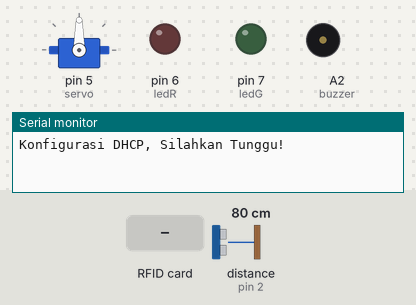
Recording of a sketch running on a simulated Arduino Uno, built for the host (arithmetic inside an expression is 32-bit, double 64-bit). Parts: servo, output pins drawn as LEDs (lit = HIGH), buzzer (waves = sounding, pin HIGH), the last lines printed to the serial monitor. The inputs (shaded band) are chosen by the test bench; at power-on: distance to the obstacle (sensor on pin 2) 80 cm. The echo pulse lasts 58.3 µs per cm; WiFi joins after 1.5 s; servers stay silent unless stated; uploads are accepted with an empty reply.

Above: at 0.1 s.
At 3.9 s:
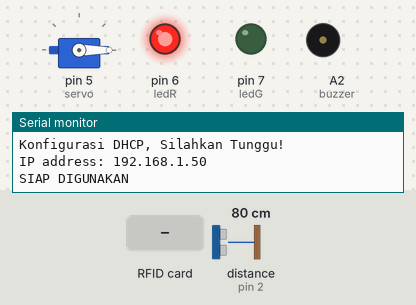
4.0 s: RFID card 5E 7A 19 C4 held to the reader
At 6.3 s:
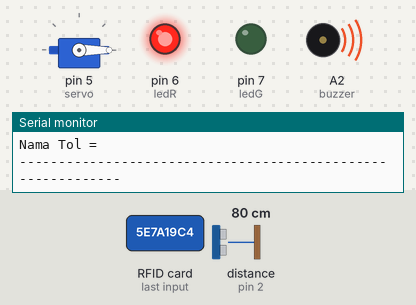
Timing chart, 0 to 8.1 s (numbered marks = the images above; inputs shaded):
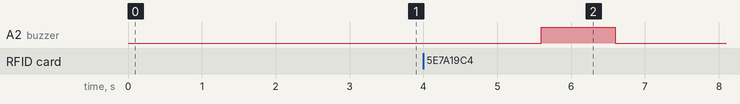

Measured:
- after the input at 4.0 s, A2 (buzzer): LOW → HIGH after 1.6 s, → LOW 1.0 s later

The sketch:

ARDUINO_ETHERNET_CLIENT_HTTP.ino
```cpp
#include <SPI.h>
#include <Ethernet.h>
#include <ArduinoJson.h> //6.17.3
#include <SPI.h>
#include <MFRC522.h>
#include <Servo.h>
#include <NewPing.h>

// replace the MAC address below by the MAC address printed on a sticker on the Arduino Shield 2
byte mac[] = { 0xDE, 0xAD, 0xBE, 0xEF, 0xFE, 0xED };
//IPAddress ip(192, 168, 0, 102);

EthernetClient client;

int    HTTP_PORT   = 80;
String HTTP_METHOD = "GET";
char   HOST_NAME[] = "192.168.148.63"; // change to your PC's IP address
String PATH_NAME   = "/Project/data-api.php";
String getData;

String uidString;
int triger=3;
int echo=2;
int batas=400;
int buzzer=A2;
int servo=5;
int ledR=6;
int ledG=7;
int kunci=0;


#define SS_PIN 9
#define RST_PIN 8
MFRC522 mfrc522(SS_PIN,RST_PIN);
Servo myservo;
NewPing cm(triger,echo,batas);


void setup() {
  Serial.begin(115200);
  SPI.begin();
  mfrc522.PCD_Init();
  myservo.attach(servo);
  pinMode(buzzer,OUTPUT);
  pinMode(ledR,OUTPUT);
  pinMode(ledG,OUTPUT);
   //START IP DHCP
  Serial.println("Konfigurasi DHCP, Silahkan Tunggu!");
  if (Ethernet.begin(mac) == 0) {
    Serial.println("DHCP Gagal!");
    if (Ethernet.hardwareStatus() == EthernetNoHardware) {
      Serial.println("Ethernet Tidak tereteksi :(");
    } else if (Ethernet.linkStatus() == LinkOFF) {
      Serial.println("Hubungkan kabel Ethernet!");
    }
    while (true) {delay(1);}
  }
  // initialize the Ethernet Settin  Ethernet.begin(mac, ip);
  Serial.print("IP address: ");
  Serial.println(Ethernet.localIP());
  client.connect(HOST_NAME, HTTP_PORT);
  Serial.println("SIAP DIGUNAKAN");
  digitalWrite(ledR,HIGH);
  delay(1000);
  digitalWrite(ledG,LOW);
  //Show UID on serial monitor
  myservo.write(0);
}

void loop() {
    int bacaJarak = cm.ping_cm();
    delay(500);

   if(kunci==0){
   if ( ! mfrc522.PICC_IsNewCardPresent()) {return;}
  // Select one of the cards
  if ( ! mfrc522.PICC_ReadCardSerial()) {return;}


  Serial.print("UID tag :");
  String uidString;
  byte letter;
  for (byte i = 0; i < mfrc522.uid.size; i++)
  {
     uidString.concat(String(mfrc522.uid.uidByte[i] < 0x10 ? "" : ""));
     uidString.concat(String(mfrc522.uid.uidByte[i], HEX));
  }
  Serial.print("Message : ");
  uidString.toUpperCase();
  Serial.println(uidString);

// make a HTTP request:
    // send HTTP header
    client.connect(HOST_NAME, HTTP_PORT);
    client.println(HTTP_METHOD + " " + PATH_NAME +
                   "?rfid=" + String(uidString) +
                   "&nama_tol=Jagorawi" +
//                   "&sensor1=" + String(sensor1) +
//                   "&sensor2=" + String(sensor2) +
                   " HTTP/1.1");
    client.println("Host: " + String(HOST_NAME));
    client.println("Connection: close");
    client.println(); // end HTTP header

    while(client.connected()) {
      if(client.available()){
        char endOfHeaders[] = "\r\n\r\n";
        client.find(endOfHeaders);
        getData = client.readString();
        getData.trim();
        Serial.println(getData);

        //AMBIL DATA JSON
        const size_t capacity = JSON_OBJECT_SIZE(5) + 80; //cari dulu nilainya pakai Arduino Json 5 Asisten
        DynamicJsonDocument doc(capacity);
        //StaticJsonDocument<192> doc;
        DeserializationError error = deserializeJson(doc, getData);
//
        const char* rfid_dibaca         = doc["rfid"];
        const char* nama_dibaca         = doc["nama"];
        const char* saldo_dibaca        = doc["saldo"];
        const char* namatol_dibaca      = doc["nama_tol"];
        const char* ceksaldo_dibaca     = doc["ceksaldo"];

//
       //POST TO SERIAL
//       Serial.print("ID       = ");Serial.println(id_dibaca);
//       Serial.print("RFID     = ");Serial.println(rfid_dibaca);
//       Serial.print("NAMA     = ");Serial.println(nama_dibaca);
//       Serial.print("ALAMAT   = ");Serial.println(alamat_dibaca);
//       Serial.print("TELEPON  = ");Serial.println(telepon_dibaca);
//       Serial.print("TANGGAL  = ");Serial.println(tanggal_dibaca);
//       Serial.print("SALDO    = ");Serial.println(saldo_dibaca);
//       Serial.print("NAMA TOL = ");Serial.println(namatol_dibaca);
//       Serial.print("CEK SALDO= ");Serial.println(ceksaldo_dibaca);
//       Serial.println();

        if(String(nama_dibaca)!="tidakterdaftar" && String(ceksaldo_dibaca)=="cukup"){
              Serial.println("------------------------------------------------------------");
              buzzeroke();
              myservo.write(90);
              digitalWrite(ledR,LOW);
              digitalWrite(ledG,HIGH);
              Serial.println("PALANG DIBUKA!");
              Serial.println("------------------------------------------------------------");
              Serial.println("Selamat Jalan, Selamat Sampai Tujuan!");
              Serial.print("RFID     = ");Serial.println(rfid_dibaca);
              Serial.print("Nama     = ");Serial.println(nama_dibaca);
              Serial.print("Saldo    = ");Serial.println(saldo_dibaca);
              Serial.print("Nama Tol = ");Serial.println(namatol_dibaca);
              Serial.println("------------------------------------------------------------");
              kunci=1;
           }else if(String(nama_dibaca)!="tidakterdaftar" && String(ceksaldo_dibaca)=="kurang"){
              Serial.println("------------------------------------------------------------");
              digitalWrite(ledR,HIGH);
              digitalWrite(ledG,LOW);
              Serial.println("Mohon Maaf Saldo Anda kurang, Segera Melakukan Top Up!");
              Serial.print("RFID     = ");Serial.println(rfid_dibaca);
              Serial.print("Nama     = ");Serial.println(nama_dibaca);
              Serial.print("Saldo    = ");Serial.println(saldo_dibaca);
              Serial.print("Nama Tol = ");Serial.println(namatol_dibaca);
              Serial.println("------------------------------------------------------------");
              buzzergagal();
           }else{
              kunci=0;
              Serial.println("------------------------------------------------------------");
              Serial.println("Mohon Maaf Kartu Anda Tidak Terdaftar!");
              Serial.print("RFID = "); Serial.println(rfid_dibaca);
              Serial.print("Nama     = ");Serial.println(nama_dibaca);
              Serial.print("Saldo    = ");Serial.println(saldo_dibaca);
              Serial.print("Nama Tol = ");Serial.println(namatol_dibaca);
              Serial.println("------------------------------------------------------------");
              buzzergagal();
           }
      }
    }
   }
      //START MERUBAH JEDA 1 ke 0
    //LOGIKA UNTUK INFORMASI DAN MEMBUKA / MENUTUP PALANG MERUBAH JEDA
      //Serial.print("Sensor =");Serial.println(sensor);
      //Serial.print("Jeda =");Serial.println(jeda);
    if(bacaJarak<=5 && kunci==1 && bacaJarak!=0){ //Jika Sensor Infrared mendeteksi dan keadaan Jeda Sudah menjadi 1
        digitalWrite(ledG,LOW);
        digitalWrite(ledR,HIGH);
        myservo.write(0);
        buzzer1x();
        Serial.println("------------------------------------------------------------");
        Serial.println("PALANG DITUTUP!");
        Serial.println("------------------------------------------------------------");
        kunci=0; //Merubah Kondisi jeda
        delay(1000);
    }
    //END MERUBAH JEDA 0

}
void buzzeroke(){
  digitalWrite(buzzer,HIGH);
  delay(100);
  digitalWrite(buzzer,LOW);
  delay(100);
  digitalWrite(buzzer,HIGH);
  delay(100);
  digitalWrite(buzzer,LOW);
  delay(100);
}

void buzzer1x(){
  digitalWrite(buzzer,HIGH);
  delay(100);
  digitalWrite(buzzer,LOW);
}

void buzzergagal(){
  digitalWrite(buzzer,HIGH);
  delay(1000);
  digitalWrite(buzzer,LOW);
}
```
